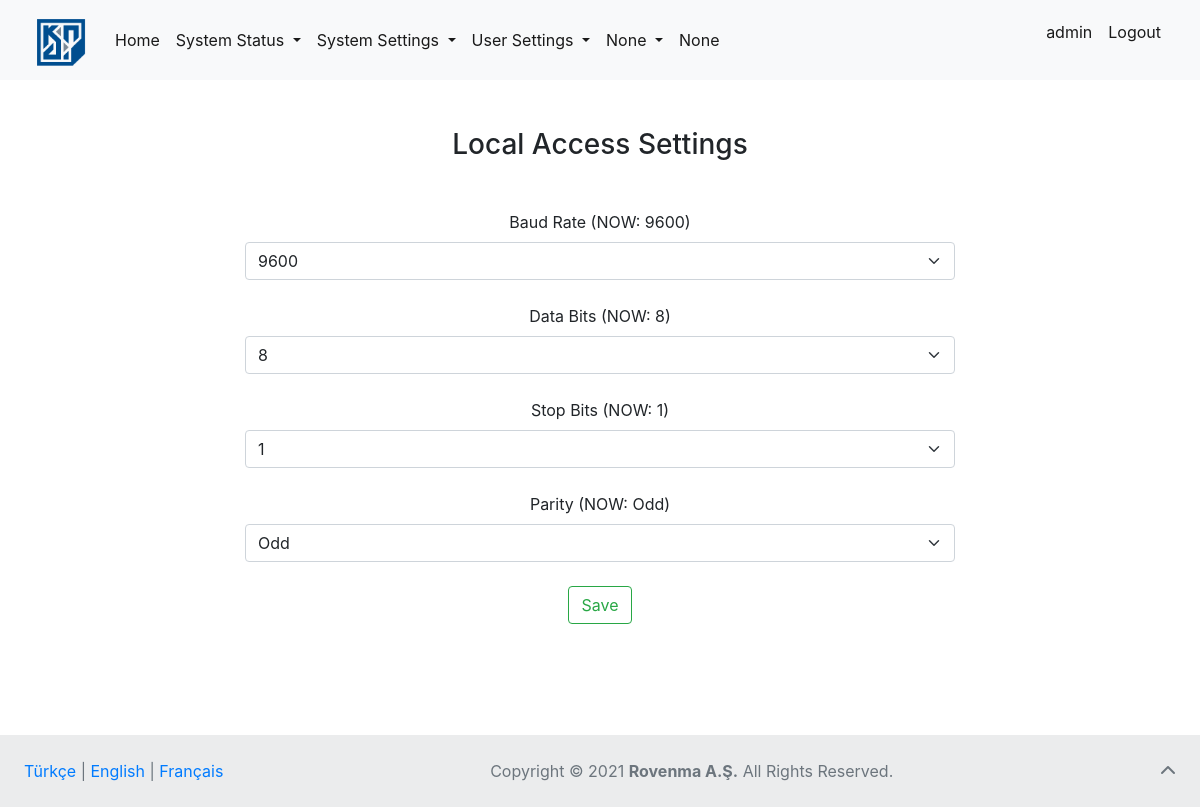
The page /local-access/ (signed in) on the database as committed earlier.
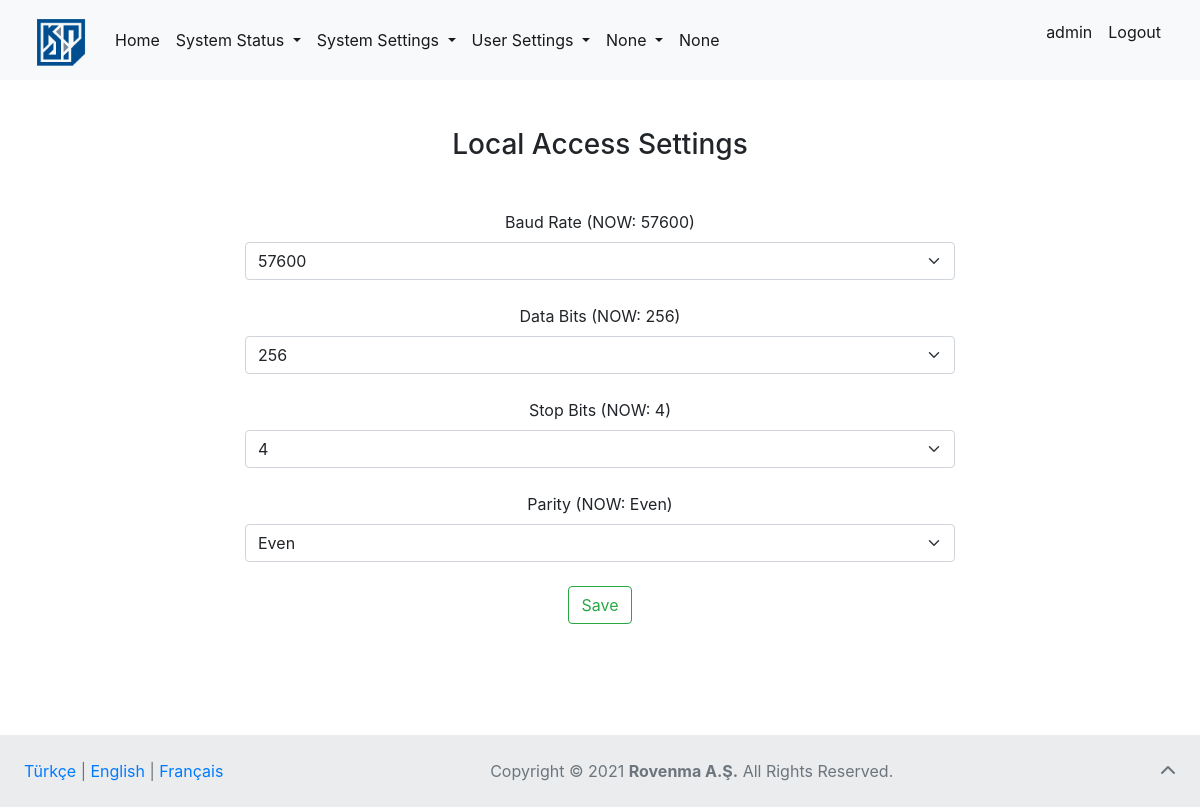
The same page on the database as committed later.
### settings/models.py (models this page shows, shortened)
class LocalAccessSettings(models.Model):
    baud_rate = models.IntegerField(verbose_name="Baud Rate")
    data_bits = models.IntegerField(verbose_name="Data Bits")
    stop_bits = models.IntegerField(verbose_name="Stop Bits")
    parity = models.CharField(verbose_name="Parity Field", max_length=50)

### settings/views.py (the view, shortened to what this page needs)
# urls.py: path('local-access/', views.local_access_view, name="local_access"),
def local_access_view(request):
    if request.user.is_authenticated:
        lang = "EN"
        cookie_lang = request.COOKIES.get("lang")
        for article in LocalAccessArticles.objects.all():
            if cookie_lang == article.lang:
                lang = article.lang
                break
        articles = LocalAccessArticles.objects.get(lang=lang)
        navbar = NavbarFooterArticles.objects.get(lang=lang)
        values = LocalAccessSettings.objects.all().first()
        return render(request, "settings/local_access.html", {"values": values, "articles": articles, "navbar_articles": navbar})
    else:
        return redirect("login")

### templates/settings/local_access.html (shortened to what this page needs)
{% extends 'base.html' %}
{% block body %}
    <div class="container mt-5">
      <h3 class="text mt-3 mb-5">{{articles.title}}</h3>
        <form method="post">
            <div class="col-8 mt-4">
              <label for="baud_rate" class="form-label">Baud Rate ({{articles.now_text}}: {{values.baud_rate}})</label>
              <select class="form-select" name="baud_rate" id="baud_rate">
                <option value="9600">9600</option>
                <option value="57600">57600</option>
              </select>
            </div>
            <div class="col-8 mt-4">
              <label for="data_bits" class="form-label">{{articles.data_bits}} ({{articles.now_text}}: {{values.data_bits}})</label>
              <select class="form-select" name="data_bits" id="data_bits">
                <option value="8">8</option>
                <option value="256">256</option>
              </select>
            </div>
          <div class="col-8 mt-4">
              <label for="stop_bits" class="form-label">{{articles.stop_bits}} ({{articles.now_text}}: {{values.stop_bits}})</label>
              <select class="form-select" name="stop_bits" id="stop_bits">
                <option value="1">1</option>
                <option value="4">4</option>
              </select>
            </div>
          <div class="col-8 mt-4 mb-4">
              <label for="parity" class="form-label">{{articles.parity_text}} ({{articles.now_text}}: {{values.parity}})</label>
              <select class="form-select" name="parity" id="parity">
                <option value="Odd">Odd</option>
                <option value="Even">Even</option>
              </select>
            </div>
          <button type="submit" style="margin-bottom: 10%;" class="btn btn-outline-success">{{articles.save_text}}</button>
        </form>
    </div>
{% endblock body %}

Rows that differ between the two databases and show on the page:
changed LocalAccessSettings: baud_rate "9600" → "57600"; data_bits "8" → "256"; stop_bits "1" → "4"; parity "Odd" → "Even"
Other text that changed with them:
form field baud_rate: "9600" → "57600"
form field data_bits: "8" → "256"
form field stop_bits: "1" → "4"
form field parity: "Odd" → "Even"
